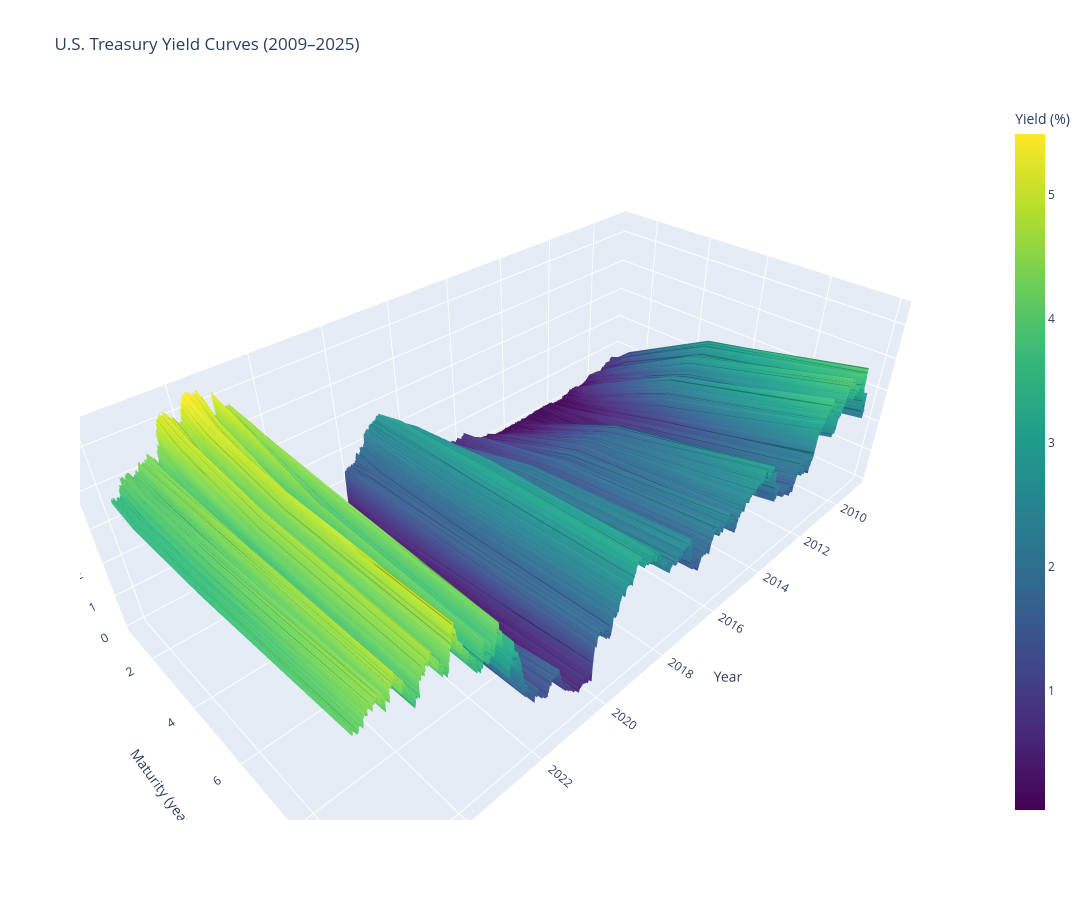

Source (notebook cell):
### Markdown cell above
# Vizualizing the Dataset

### Code cell
import pandas as pd
import numpy as np
import plotly.graph_objects as go

# Use visualization dataset with DGS1 included
data = viz_merged.dropna()

# Extract maturities (in years), matching the column order below
maturities = np.array([1, 2, 5, 10])

# Convert dates to numeric years
years = data.index.year + (data.index.dayofyear - 1) / 365

# Build surface arrays
X_mesh, Y_mesh = np.meshgrid(years, maturities)

# Z must follow the same order as 'maturities'
Z = data[["DGS1", "DGS2", "DGS5", "DGS10"]].T.values  # shape (4 maturities, N dates)

# Create plot
fig = go.Figure(data=[
    go.Surface(
        x=X_mesh,
        y=Y_mesh,
        z=Z,
        colorscale='Viridis',
        colorbar=dict(title='Yield (%)')
    )
])

fig.update_layout(
    title='U.S. Treasury Yield Curves (2009–2025)',
    scene=dict(
        xaxis_title='Year',
        yaxis_title='Maturity (years)',
        zaxis_title='Yield (%)'
    ),
    width=1200,
    height=900
)

fig.show()

### Figure 1 — Plotly figure (JSON) as saved in the notebook; plotly's stock layout.template omitted (floating-point values rounded to 4 significant figures; data arrays with more than 128 entries replaced by an {"elided": "..."} marker saying what was removed)
{"data": [{"colorbar": {"title": {"text": "Yield (%)"}}, "colorscale": [[0, "#440154"], [0.1111, "#482878"], [0.2222, "#3e4989"], [0.3333, "#31688e"], [0.4444, "#26828e"], [0.5556, "#1f9e89"], [0.6667, "#35b779"], [0.7778, "#6ece58"], [0.8889, "#b5de2b"], [1, "#fde725"]], "type": "surface", "x": {"elided": "4x4227 float values"}, "y": {"elided": "4x4227 int values"}, "z": {"elided": "4x4227 float values"}}], "layout": {"height": 900, "scene": {"xaxis": {"title": {"text": "Year"}}, "yaxis": {"title": {"text": "Maturity (years)"}}, "zaxis": {"title": {"text": "Yield (%)"}}}, "title": {"text": "U.S. Treasury Yield Curves (2009–2025)"}, "width": 1200}}
